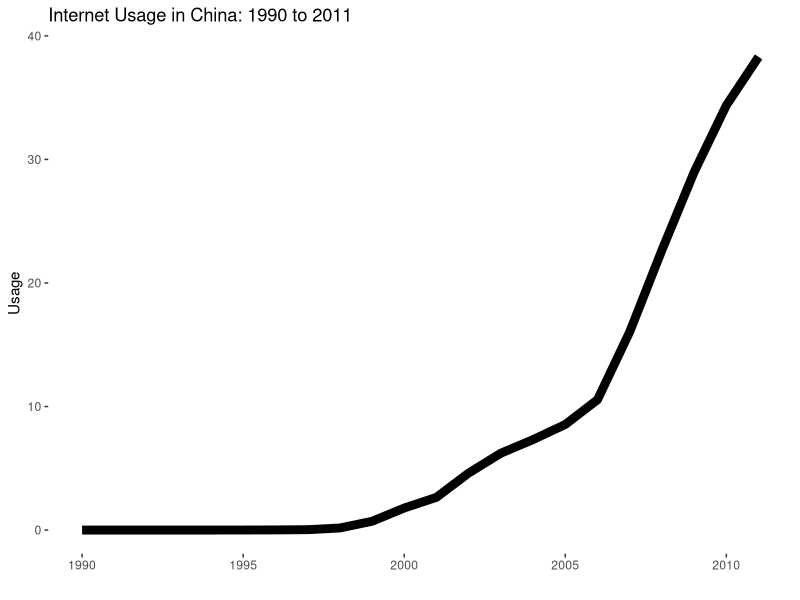
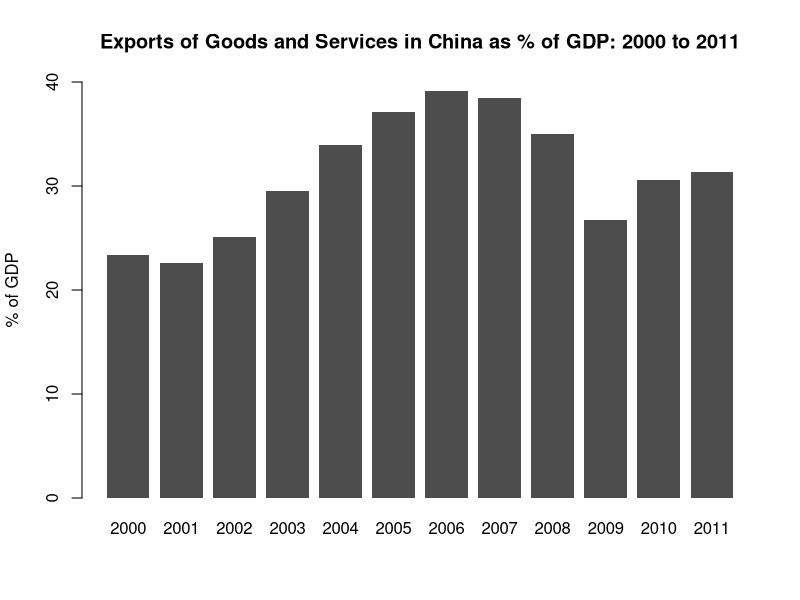

R code for these plots, in order:
library(ggplot2)
library(ggthemes)

## Exercise E

# China Internet Usage - source: world bank 2012
chinainternet <- read.csv("./data/chinainternet.csv")
summary(chinainternet)

ggplot(data=chinainternet, aes(x=Year, y=Internet.Usage)) +
  geom_line(size=3) +
  ggtitle("Internet Usage in China: 1990 to 2011") +
  labs(x="",y="Usage") +
  theme(panel.grid = element_blank(),
        panel.background=element_blank())

# China Export
chinaexports <- read.csv("./data/chinaexports.csv")
names(chinaexports) <- c("2000","2001","2002","2003","2004","2005","2006","2007","2008","2009","2010","2011")
summary(t(chinaexports))

# Wait for ggplot
Sys.sleep(0.5)
barplot(as.matrix(chinaexports), border = NA, space = 0.25, ylim = c(0,40),
        ylab = "% of GDP",
        main = "Exports of Goods and Services in China as % of GDP: 2000 to 2011")

## Exercise F
hiv <- read.csv("./data/pakistan.childHIV.csv")
sa <- read.csv("./data/southasia.csv")